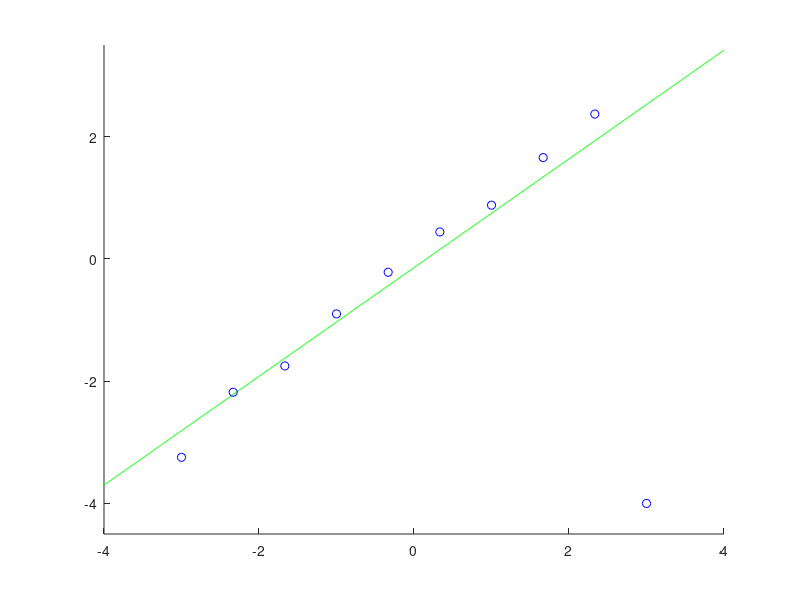

This chart was generated by the following MATLAB code:
#!/usr/bin/octave
clear all; rand('state',0); randn('state',0);
n=10; N=1000; x=linspace(-3,3,n)'; X=linspace(-4,4,N)';
y=x+0.2*randn(n,1); y(n)=-4;
p(:,1)=ones(n,1); 
p(:,2)=x; 
t0=p\y; 
e=1;
for o=1:1000
  r=abs(p*t0-y); 
  w=ones(n,1); 
  w(r>e)=e./r(r>e);
  t=(p'*(repmat(w,1,2).*p))\(p'*(w.*y));
  if norm(t-t0)<0.001, break, end
t0=t;
end
P(:,1)=ones(N,1); P(:,2)=X; F=P*t;
figure(1); clf; hold on; axis([-4 4 -4.5 3.5]);
plot(X,F,'g-'); plot(x,y,'bo'); 
pause;
